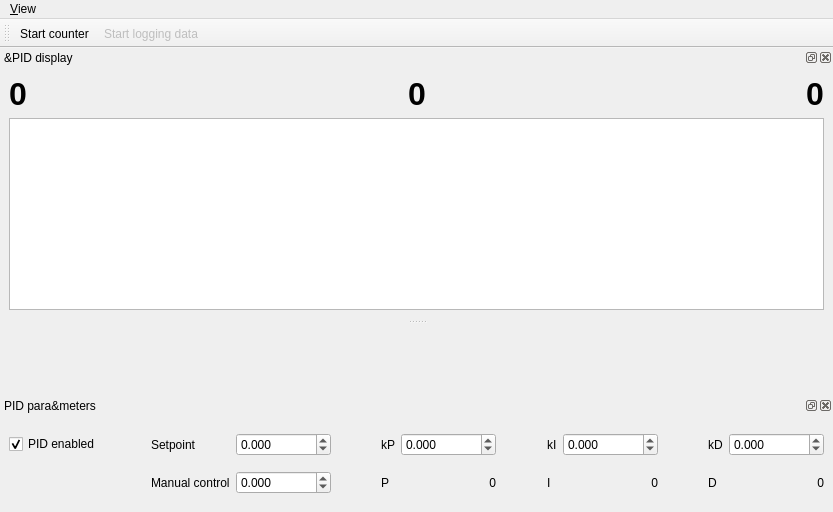
<?xml version="1.0" encoding="UTF-8"?>
<ui version="4.0">
 <class>MainWindow</class>
 <widget class="QMainWindow" name="MainWindow">
  <property name="geometry">
   <rect>
    <x>0</x>
    <y>0</y>
    <width>833</width>
    <height>512</height>
   </rect>
  </property>
  <property name="windowTitle">
   <string>qudi: PID Control</string>
  </property>
  <widget class="QWidget" name="centralwidget">
   <property name="sizePolicy">
    <sizepolicy hsizetype="Expanding" vsizetype="Expanding">
     <horstretch>0</horstretch>
     <verstretch>0</verstretch>
    </sizepolicy>
   </property>
  </widget>
  <widget class="QMenuBar" name="menubar">
   <property name="geometry">
    <rect>
     <x>0</x>
     <y>0</y>
     <width>833</width>
     <height>21</height>
    </rect>
   </property>
   <property name="sizePolicy">
    <sizepolicy hsizetype="Expanding" vsizetype="Minimum">
     <horstretch>0</horstretch>
     <verstretch>0</verstretch>
    </sizepolicy>
   </property>
   <widget class="QMenu" name="menuView">
    <property name="title">
     <string>&amp;View</string>
    </property>
    <widget class="QMenu" name="menuToolbars">
     <property name="title">
      <string>&amp;Toolbars</string>
     </property>
     <addaction name="counting_controls_view_Action"/>
    </widget>
    <addaction name="pid_view_Action"/>
    <addaction name="pid_parameters_view_Action"/>
    <addaction name="separator"/>
    <addaction name="menuToolbars"/>
    <addaction name="separator"/>
    <addaction name="restore_default_view_Action"/>
    <addaction name="actionClose"/>
   </widget>
   <addaction name="menuView"/>
  </widget>
  <widget class="QDockWidget" name="pid_trace_DockWidget">
   <property name="sizePolicy">
    <sizepolicy hsizetype="Expanding" vsizetype="Preferred">
     <horstretch>0</horstretch>
     <verstretch>0</verstretch>
    </sizepolicy>
   </property>
   <property name="minimumSize">
    <size>
     <width>100</width>
     <height>122</height>
    </size>
   </property>
   <property name="windowTitle">
    <string>&amp;PID display</string>
   </property>
   <attribute name="dockWidgetArea">
    <number>4</number>
   </attribute>
   <widget class="QWidget" name="dockWidgetContents">
    <property name="sizePolicy">
     <sizepolicy hsizetype="Expanding" vsizetype="Expanding">
      <horstretch>0</horstretch>
      <verstretch>0</verstretch>
     </sizepolicy>
    </property>
    <property name="minimumSize">
     <size>
      <width>100</width>
      <height>100</height>
     </size>
    </property>
    <layout class="QGridLayout" name="gridLayout">
     <item row="0" column="5">
      <widget class="QLabel" name="control_value_Label">
       <property name="font">
        <font>
         <pointsize>24</pointsize>
         <weight>75</weight>
         <bold>true</bold>
        </font>
       </property>
       <property name="text">
        <string>0</string>
       </property>
       <property name="alignment">
        <set>Qt::AlignRight|Qt::AlignTrailing|Qt::AlignVCenter</set>
       </property>
      </widget>
     </item>
     <item row="3" column="1" colspan="5">
      <widget class="PlotWidget" name="trace_PlotWidget">
       <property name="sizePolicy">
        <sizepolicy hsizetype="Expanding" vsizetype="Expanding">
         <horstretch>0</horstretch>
         <verstretch>0</verstretch>
        </sizepolicy>
       </property>
       <property name="minimumSize">
        <size>
         <width>100</width>
         <height>100</height>
        </size>
       </property>
      </widget>
     </item>
     <item row="0" column="4">
      <spacer name="horizontalSpacer_2">
       <property name="orientation">
        <enum>Qt::Horizontal</enum>
       </property>
       <property name="sizeType">
        <enum>QSizePolicy::Expanding</enum>
       </property>
       <property name="sizeHint" stdset="0">
        <size>
         <width>1</width>
         <height>20</height>
        </size>
       </property>
      </spacer>
     </item>
     <item row="0" column="2">
      <spacer name="horizontalSpacer">
       <property name="orientation">
        <enum>Qt::Horizontal</enum>
       </property>
       <property name="sizeType">
        <enum>QSizePolicy::Expanding</enum>
       </property>
       <property name="sizeHint" stdset="0">
        <size>
         <width>1</width>
         <height>20</height>
        </size>
       </property>
      </spacer>
     </item>
     <item row="0" column="3">
      <widget class="QLabel" name="process_value_Label">
       <property name="font">
        <font>
         <pointsize>24</pointsize>
         <weight>75</weight>
         <bold>true</bold>
        </font>
       </property>
       <property name="text">
        <string>0</string>
       </property>
       <property name="alignment">
        <set>Qt::AlignRight|Qt::AlignTrailing|Qt::AlignVCenter</set>
       </property>
      </widget>
     </item>
     <item row="0" column="1">
      <widget class="QLabel" name="setpoint_value_Label">
       <property name="font">
        <font>
         <pointsize>24</pointsize>
         <weight>75</weight>
         <bold>true</bold>
        </font>
       </property>
       <property name="text">
        <string>0</string>
       </property>
       <property name="alignment">
        <set>Qt::AlignRight|Qt::AlignTrailing|Qt::AlignVCenter</set>
       </property>
      </widget>
     </item>
    </layout>
   </widget>
  </widget>
  <widget class="QDockWidget" name="pid_parameters_DockWidget">
   <property name="sizePolicy">
    <sizepolicy hsizetype="Expanding" vsizetype="Preferred">
     <horstretch>0</horstretch>
     <verstretch>0</verstretch>
    </sizepolicy>
   </property>
   <property name="minimumSize">
    <size>
     <width>693</width>
     <height>116</height>
    </size>
   </property>
   <property name="maximumSize">
    <size>
     <width>524287</width>
     <height>116</height>
    </size>
   </property>
   <property name="windowTitle">
    <string>PID para&amp;meters</string>
   </property>
   <attribute name="dockWidgetArea">
    <number>8</number>
   </attribute>
   <widget class="QWidget" name="dockWidgetContents_2">
    <layout class="QGridLayout" name="gridLayout_2">
     <item row="1" column="9">
      <widget class="QLabel" name="labelI">
       <property name="text">
        <string>I</string>
       </property>
      </widget>
     </item>
     <item row="1" column="6">
      <widget class="QLabel" name="labelP">
       <property name="text">
        <string>P</string>
       </property>
      </widget>
     </item>
     <item row="0" column="9">
      <widget class="QLabel" name="labelkItext">
       <property name="text">
        <string>kI</string>
       </property>
      </widget>
     </item>
     <item row="0" column="15">
      <widget class="ScienDSpinBox" name="D_DoubleSpinBox">
       <property name="sizePolicy">
        <sizepolicy hsizetype="Expanding" vsizetype="Fixed">
         <horstretch>0</horstretch>
         <verstretch>0</verstretch>
        </sizepolicy>
       </property>
       <property name="toolTip">
        <string>If bigger than 1, the number of samples is averaged over the given number and then displayed. 
Use for extremely fast counting, since all the raw data is saved. 
Timestamps in oversampling interval are all equal to the averaging time.</string>
       </property>
       <property name="decimals">
        <number>3</number>
       </property>
       <property name="minimum">
        <double>-999999999.000000000000000</double>
       </property>
       <property name="maximum">
        <double>999999999.000000000000000</double>
       </property>
       <property name="singleStep">
        <double>0.001000000000000</double>
       </property>
      </widget>
     </item>
     <item row="1" column="2">
      <widget class="QLabel" name="labelManual">
       <property name="text">
        <string>Manual control</string>
       </property>
      </widget>
     </item>
     <item row="1" column="3">
      <widget class="ScienDSpinBox" name="manualDoubleSpinBox">
       <property name="sizePolicy">
        <sizepolicy hsizetype="Expanding" vsizetype="Fixed">
         <horstretch>0</horstretch>
         <verstretch>0</verstretch>
        </sizepolicy>
       </property>
       <property name="decimals">
        <number>3</number>
       </property>
       <property name="minimum">
        <double>-99999999.000000000000000</double>
       </property>
       <property name="maximum">
        <double>999999999.000000000000000</double>
       </property>
       <property name="singleStep">
        <double>0.001000000000000</double>
       </property>
      </widget>
     </item>
     <item row="1" column="4">
      <spacer name="horizontalSpacer_4">
       <property name="orientation">
        <enum>Qt::Horizontal</enum>
       </property>
       <property name="sizeHint" stdset="0">
        <size>
         <width>1</width>
         <height>20</height>
        </size>
       </property>
      </spacer>
     </item>
     <item row="1" column="7">
      <widget class="QLabel" name="labelkP">
       <property name="text">
        <string>0</string>
       </property>
       <property name="alignment">
        <set>Qt::AlignRight|Qt::AlignTrailing|Qt::AlignVCenter</set>
       </property>
      </widget>
     </item>
     <item row="1" column="8">
      <spacer name="horizontalSpacer_6">
       <property name="orientation">
        <enum>Qt::Horizontal</enum>
       </property>
       <property name="sizeHint" stdset="0">
        <size>
         <width>1</width>
         <height>20</height>
        </size>
       </property>
      </spacer>
     </item>
     <item row="1" column="11">
      <widget class="QLabel" name="labelkI">
       <property name="text">
        <string>0</string>
       </property>
       <property name="alignment">
        <set>Qt::AlignRight|Qt::AlignTrailing|Qt::AlignVCenter</set>
       </property>
      </widget>
     </item>
     <item row="1" column="12">
      <spacer name="horizontalSpacer_8">
       <property name="orientation">
        <enum>Qt::Horizontal</enum>
       </property>
       <property name="sizeHint" stdset="0">
        <size>
         <width>1</width>
         <height>20</height>
        </size>
       </property>
      </spacer>
     </item>
     <item row="1" column="15">
      <widget class="QLabel" name="labelkD">
       <property name="text">
        <string>0</string>
       </property>
       <property name="alignment">
        <set>Qt::AlignRight|Qt::AlignTrailing|Qt::AlignVCenter</set>
       </property>
      </widget>
     </item>
     <item row="0" column="2">
      <widget class="QLabel" name="label">
       <property name="text">
        <string>Setpoint</string>
       </property>
      </widget>
     </item>
     <item row="0" column="3">
      <widget class="ScienDSpinBox" name="setpointDoubleSpinBox">
       <property name="sizePolicy">
        <sizepolicy hsizetype="Expanding" vsizetype="Fixed">
         <horstretch>0</horstretch>
         <verstretch>0</verstretch>
        </sizepolicy>
       </property>
       <property name="decimals">
        <number>3</number>
       </property>
       <property name="minimum">
        <double>-999999999.000000000000000</double>
       </property>
       <property name="maximum">
        <double>999999999.000000000000000</double>
       </property>
       <property name="singleStep">
        <double>0.001000000000000</double>
       </property>
      </widget>
     </item>
     <item row="0" column="7">
      <widget class="ScienDSpinBox" name="P_DoubleSpinBox">
       <property name="sizePolicy">
        <sizepolicy hsizetype="Expanding" vsizetype="Fixed">
         <horstretch>0</horstretch>
         <verstretch>0</verstretch>
        </sizepolicy>
       </property>
       <property name="decimals">
        <number>3</number>
       </property>
       <property name="minimum">
        <double>-999999999.000000000000000</double>
       </property>
       <property name="maximum">
        <double>999999999.000000000000000</double>
       </property>
       <property name="singleStep">
        <double>0.001000000000000</double>
       </property>
       <property name="value">
        <double>0.000000000000000</double>
       </property>
      </widget>
     </item>
     <item row="0" column="8">
      <spacer name="horizontalSpacer_5">
       <property name="orientation">
        <enum>Qt::Horizontal</enum>
       </property>
       <property name="sizeType">
        <enum>QSizePolicy::Expanding</enum>
       </property>
       <property name="sizeHint" stdset="0">
        <size>
         <width>1</width>
         <height>20</height>
        </size>
       </property>
      </spacer>
     </item>
     <item row="0" column="11">
      <widget class="ScienDSpinBox" name="I_DoubleSpinBox">
       <property name="sizePolicy">
        <sizepolicy hsizetype="Expanding" vsizetype="Fixed">
         <horstretch>0</horstretch>
         <verstretch>0</verstretch>
        </sizepolicy>
       </property>
       <property name="decimals">
        <number>3</number>
       </property>
       <property name="minimum">
        <double>-999999999.000000000000000</double>
       </property>
       <property name="maximum">
        <double>999999999.000000000000000</double>
       </property>
       <property name="singleStep">
        <double>0.001000000000000</double>
       </property>
      </widget>
     </item>
     <item row="0" column="12">
      <spacer name="horizontalSpacer_7">
       <property name="orientation">
        <enum>Qt::Horizontal</enum>
       </property>
       <property name="sizeType">
        <enum>QSizePolicy::Expanding</enum>
       </property>
       <property name="sizeHint" stdset="0">
        <size>
         <width>1</width>
         <height>20</height>
        </size>
       </property>
      </spacer>
     </item>
     <item row="0" column="6">
      <widget class="QLabel" name="labelkPtext">
       <property name="text">
        <string>kP</string>
       </property>
      </widget>
     </item>
     <item row="0" column="13">
      <widget class="QLabel" name="labelkDtext">
       <property name="text">
        <string>kD</string>
       </property>
      </widget>
     </item>
     <item row="1" column="13">
      <widget class="QLabel" name="labelD">
       <property name="toolTip">
        <string>If bigger than 1, the number of samples is averaged over the given number and then displayed. 
Use for extremely fast counting, since all the raw data is saved. 
Timestamps in oversampling interval are all equal to the averaging time.</string>
       </property>
       <property name="text">
        <string>D</string>
       </property>
      </widget>
     </item>
     <item row="0" column="0">
      <widget class="QCheckBox" name="pidEnabledCheckBox">
       <property name="text">
        <string>PID enabled</string>
       </property>
       <property name="checked">
        <bool>true</bool>
       </property>
      </widget>
     </item>
     <item row="0" column="4">
      <spacer name="horizontalSpacer_3">
       <property name="orientation">
        <enum>Qt::Horizontal</enum>
       </property>
       <property name="sizeType">
        <enum>QSizePolicy::Expanding</enum>
       </property>
       <property name="sizeHint" stdset="0">
        <size>
         <width>1</width>
         <height>20</height>
        </size>
       </property>
      </spacer>
     </item>
     <item row="0" column="1">
      <spacer name="horizontalSpacer_9">
       <property name="orientation">
        <enum>Qt::Horizontal</enum>
       </property>
       <property name="sizeHint" stdset="0">
        <size>
         <width>1</width>
         <height>20</height>
        </size>
       </property>
      </spacer>
     </item>
    </layout>
   </widget>
  </widget>
  <widget class="QToolBar" name="pid_control_ToolBar">
   <property name="enabled">
    <bool>true</bool>
   </property>
   <property name="sizePolicy">
    <sizepolicy hsizetype="Expanding" vsizetype="Fixed">
     <horstretch>0</horstretch>
     <verstretch>0</verstretch>
    </sizepolicy>
   </property>
   <property name="windowTitle">
    <string>PID Controls</string>
   </property>
   <property name="toolButtonStyle">
    <enum>Qt::ToolButtonTextBesideIcon</enum>
   </property>
   <attribute name="toolBarArea">
    <enum>TopToolBarArea</enum>
   </attribute>
   <attribute name="toolBarBreak">
    <bool>false</bool>
   </attribute>
   <addaction name="start_control_Action"/>
   <addaction name="record_control_Action"/>
  </widget>
  <action name="start_control_Action">
   <property name="checkable">
    <bool>true</bool>
   </property>
   <property name="icon">
    <iconset>
     <normaloff>../../artwork/icons/qudiTheme/22x22/start-counter.png</normaloff>../../artwork/icons/qudiTheme/22x22/start-counter.png</iconset>
   </property>
   <property name="text">
    <string>Start counter</string>
   </property>
   <property name="toolTip">
    <string>Start the counter</string>
   </property>
  </action>
  <action name="record_control_Action">
   <property name="checkable">
    <bool>true</bool>
   </property>
   <property name="enabled">
    <bool>false</bool>
   </property>
   <property name="icon">
    <iconset>
     <normaloff>../../artwork/icons/qudiTheme/22x22/record-counter.png</normaloff>../../artwork/icons/qudiTheme/22x22/record-counter.png</iconset>
   </property>
   <property name="text">
    <string>Start logging data</string>
   </property>
   <property name="toolTip">
    <string>Save count trace to file</string>
   </property>
  </action>
  <action name="pid_view_Action">
   <property name="checkable">
    <bool>true</bool>
   </property>
   <property name="text">
    <string>&amp;PID display</string>
   </property>
   <property name="toolTip">
    <string>Show the Slow counter</string>
   </property>
  </action>
  <action name="pid_parameters_view_Action">
   <property name="checkable">
    <bool>true</bool>
   </property>
   <property name="text">
    <string>P&amp;ID parameters</string>
   </property>
   <property name="toolTip">
    <string>Show Slow counter parameters</string>
   </property>
  </action>
  <action name="restore_default_view_Action">
   <property name="text">
    <string>&amp;Restore default</string>
   </property>
  </action>
  <action name="counting_controls_view_Action">
   <property name="text">
    <string>&amp;Counting controls</string>
   </property>
  </action>
  <action name="actionClose">
   <property name="icon">
    <iconset>
     <normaloff>../../artwork/icons/oxygen/22x22/application-exit.png</normaloff>../../artwork/icons/oxygen/22x22/application-exit.png</iconset>
   </property>
   <property name="text">
    <string>&amp;Close</string>
   </property>
  </action>
 </widget>
 <customwidgets>
  <customwidget>
   <class>PlotWidget</class>
   <extends>QGraphicsView</extends>
   <header>pyqtgraph</header>
  </customwidget>
  <customwidget>
   <class>ScienDSpinBox</class>
   <extends>QDoubleSpinBox</extends>
   <header>qtwidgets.scientific_spinbox.h</header>
  </customwidget>
 </customwidgets>
 <tabstops>
  <tabstop>trace_PlotWidget</tabstop>
  <tabstop>pidEnabledCheckBox</tabstop>
  <tabstop>setpointDoubleSpinBox</tabstop>
  <tabstop>P_DoubleSpinBox</tabstop>
  <tabstop>I_DoubleSpinBox</tabstop>
  <tabstop>D_DoubleSpinBox</tabstop>
  <tabstop>manualDoubleSpinBox</tabstop>
 </tabstops>
 <resources/>
 <connections>
  <connection>
   <sender>pid_view_Action</sender>
   <signal>triggered(bool)</signal>
   <receiver>pid_trace_DockWidget</receiver>
   <slot>setVisible(bool)</slot>
   <hints>
    <hint type="sourcelabel">
     <x>-1</x>
     <y>-1</y>
    </hint>
    <hint type="destinationlabel">
     <x>399</x>
     <y>136</y>
    </hint>
   </hints>
  </connection>
  <connection>
   <sender>pid_trace_DockWidget</sender>
   <signal>visibilityChanged(bool)</signal>
   <receiver>pid_view_Action</receiver>
   <slot>setChecked(bool)</slot>
   <hints>
    <hint type="sourcelabel">
     <x>399</x>
     <y>136</y>
    </hint>
    <hint type="destinationlabel">
     <x>-1</x>
     <y>-1</y>
    </hint>
   </hints>
  </connection>
  <connection>
   <sender>pid_parameters_view_Action</sender>
   <signal>triggered(bool)</signal>
   <receiver>pid_parameters_DockWidget</receiver>
   <slot>setVisible(bool)</slot>
   <hints>
    <hint type="sourcelabel">
     <x>-1</x>
     <y>-1</y>
    </hint>
    <hint type="destinationlabel">
     <x>399</x>
     <y>551</y>
    </hint>
   </hints>
  </connection>
  <connection>
   <sender>pid_parameters_DockWidget</sender>
   <signal>visibilityChanged(bool)</signal>
   <receiver>pid_parameters_view_Action</receiver>
   <slot>setChecked(bool)</slot>
   <hints>
    <hint type="sourcelabel">
     <x>399</x>
     <y>551</y>
    </hint>
    <hint type="destinationlabel">
     <x>-1</x>
     <y>-1</y>
    </hint>
   </hints>
  </connection>
  <connection>
   <sender>counting_controls_view_Action</sender>
   <signal>triggered(bool)</signal>
   <receiver>pid_control_ToolBar</receiver>
   <slot>setVisible(bool)</slot>
   <hints>
    <hint type="sourcelabel">
     <x>-1</x>
     <y>-1</y>
    </hint>
    <hint type="destinationlabel">
     <x>399</x>
     <y>41</y>
    </hint>
   </hints>
  </connection>
  <connection>
   <sender>pid_control_ToolBar</sender>
   <signal>visibilityChanged(bool)</signal>
   <receiver>counting_controls_view_Action</receiver>
   <slot>setChecked(bool)</slot>
   <hints>
    <hint type="sourcelabel">
     <x>399</x>
     <y>41</y>
    </hint>
    <hint type="destinationlabel">
     <x>-1</x>
     <y>-1</y>
    </hint>
   </hints>
  </connection>
  <connection>
   <sender>actionClose</sender>
   <signal>triggered()</signal>
   <receiver>MainWindow</receiver>
   <slot>close()</slot>
   <hints>
    <hint type="sourcelabel">
     <x>-1</x>
     <y>-1</y>
    </hint>
    <hint type="destinationlabel">
     <x>219</x>
     <y>281</y>
    </hint>
   </hints>
  </connection>
 </connections>
</ui>
